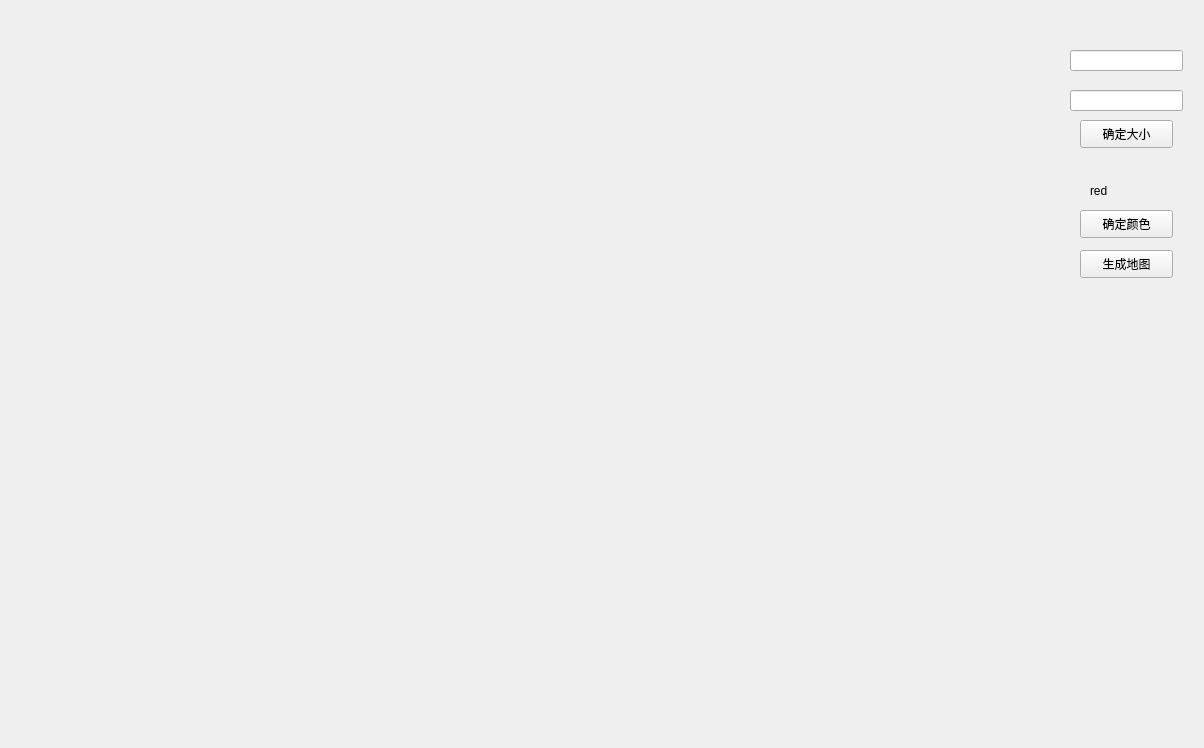
<?xml version="1.0" encoding="UTF-8"?>
<ui version="4.0">
 <class>MainWindow</class>
 <widget class="QMainWindow" name="MainWindow">
  <property name="geometry">
   <rect>
    <x>0</x>
    <y>0</y>
    <width>1204</width>
    <height>748</height>
   </rect>
  </property>
  <property name="windowTitle">
   <string>MainWindow</string>
  </property>
  <widget class="QWidget" name="centralwidget">
   <widget class="QWidget" name="CellWidget" native="true">
    <property name="geometry">
     <rect>
      <x>10</x>
      <y>20</y>
      <width>1031</width>
      <height>681</height>
     </rect>
    </property>
   </widget>
   <widget class="QLineEdit" name="rowLineEdit">
    <property name="geometry">
     <rect>
      <x>1070</x>
      <y>50</y>
      <width>113</width>
      <height>21</height>
     </rect>
    </property>
   </widget>
   <widget class="QLineEdit" name="colLineEdit">
    <property name="geometry">
     <rect>
      <x>1070</x>
      <y>90</y>
      <width>113</width>
      <height>21</height>
     </rect>
    </property>
   </widget>
   <widget class="QPushButton" name="sizeButton">
    <property name="geometry">
     <rect>
      <x>1080</x>
      <y>120</y>
      <width>93</width>
      <height>28</height>
     </rect>
    </property>
    <property name="text">
     <string>确定大小</string>
    </property>
   </widget>
   <widget class="QPushButton" name="generateBtn">
    <property name="geometry">
     <rect>
      <x>1080</x>
      <y>250</y>
      <width>93</width>
      <height>28</height>
     </rect>
    </property>
    <property name="text">
     <string>生成地图</string>
    </property>
   </widget>
   <widget class="QLabel" name="label">
    <property name="geometry">
     <rect>
      <x>1090</x>
      <y>180</y>
      <width>81</width>
      <height>21</height>
     </rect>
    </property>
    <property name="text">
     <string>red</string>
    </property>
   </widget>
   <widget class="QPushButton" name="colorBtn">
    <property name="geometry">
     <rect>
      <x>1080</x>
      <y>210</y>
      <width>93</width>
      <height>28</height>
     </rect>
    </property>
    <property name="text">
     <string>确定颜色</string>
    </property>
   </widget>
  </widget>
 </widget>
 <resources/>
 <connections/>
</ui>
